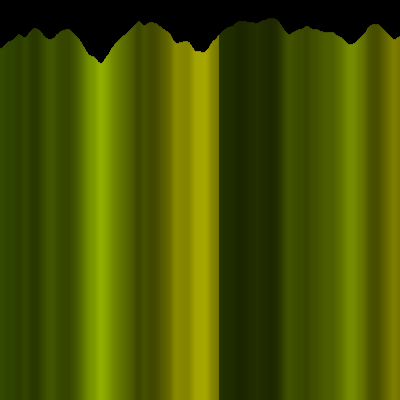
Frame 1 (no input)
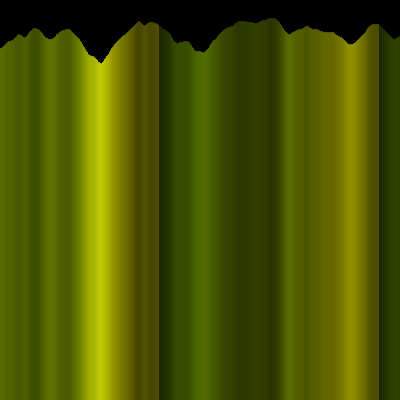
Frame 60 (the mouse pressed at the canvas centre just before this capture)
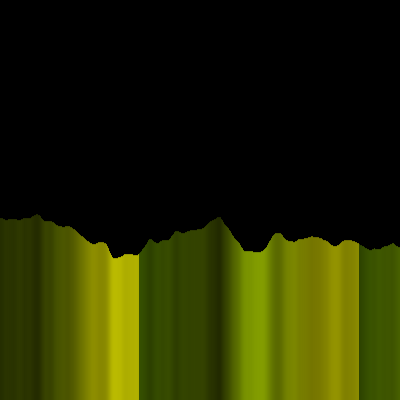
Frame 120 (the mouse held since frame 60 and released just before this capture)

The Processing sketch that drew these frames (run headless with seeded random() and noise(); from frame 60 on, the mouse is pressed at the canvas centre):

// Processing sketch: perlin_gradient
// ── perlin_gradient.pde
float noiseScale = 0.02;
int i = 120;
int j = 80;

void setup() {
  size(400,400);

  for (int i = 120; i < width-60; i++) {
    for (int j = 80; j < height-100; j++) {
      color c = color(j, i, 0);    
      set(i, j, c);
    }
  }
}

void draw() {
  background(0);
  for (int x = 0; x < width; x++) {
    float noiseVal = noise((mouseX + x) * noiseScale, mouseY * noiseScale);
    // stroke(noiseVal * 255);
    stroke(getStroke(noiseVal));
    line(x, mouseY + noiseVal * 80, x, height);
  }
}

color getStroke(float noiseVal) {
  i += 1;
  if (i >= width - 60)
    i = 120;
  j += 1;
  if (j >= height - 100)
    j = 80;
  return color(j, i, 0, noiseVal * 255);
}
